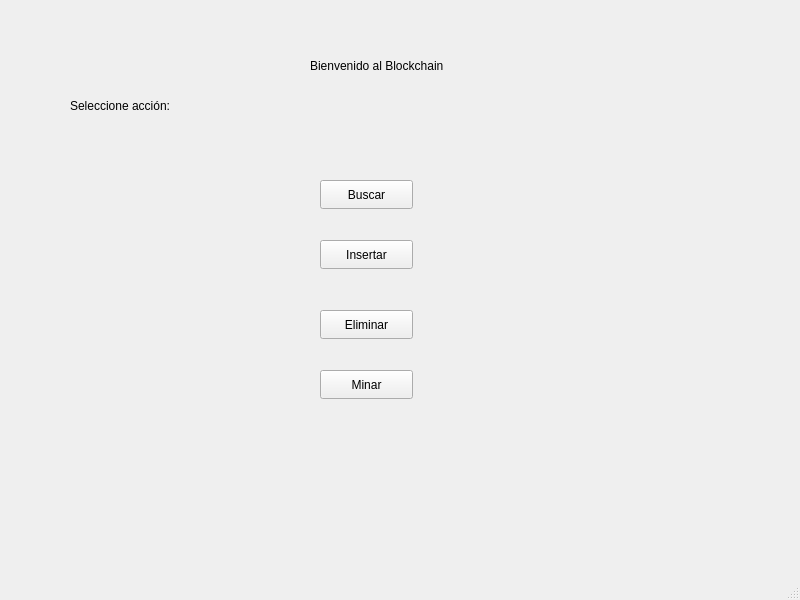
<?xml version="1.0" encoding="UTF-8"?>
<ui version="4.0">
 <class>MainWindow</class>
 <widget class="QMainWindow" name="MainWindow">
  <property name="geometry">
   <rect>
    <x>0</x>
    <y>0</y>
    <width>800</width>
    <height>600</height>
   </rect>
  </property>
  <property name="windowTitle">
   <string>MainWindow</string>
  </property>
  <widget class="QWidget" name="centralwidget">
   <widget class="QLabel" name="label">
    <property name="geometry">
     <rect>
      <x>310</x>
      <y>50</y>
      <width>181</width>
      <height>31</height>
     </rect>
    </property>
    <property name="text">
     <string>Bienvenido al Blockchain</string>
    </property>
   </widget>
   <widget class="QLabel" name="label_2">
    <property name="geometry">
     <rect>
      <x>70</x>
      <y>90</y>
      <width>181</width>
      <height>31</height>
     </rect>
    </property>
    <property name="text">
     <string>Seleccione acción:</string>
    </property>
   </widget>
   <widget class="QPushButton" name="btn_buscar">
    <property name="geometry">
     <rect>
      <x>320</x>
      <y>180</y>
      <width>93</width>
      <height>29</height>
     </rect>
    </property>
    <property name="text">
     <string>Buscar</string>
    </property>
   </widget>
   <widget class="QPushButton" name="btn_minar">
    <property name="geometry">
     <rect>
      <x>320</x>
      <y>370</y>
      <width>93</width>
      <height>29</height>
     </rect>
    </property>
    <property name="text">
     <string>Minar</string>
    </property>
   </widget>
   <widget class="QPushButton" name="btn_eliminar">
    <property name="geometry">
     <rect>
      <x>320</x>
      <y>310</y>
      <width>93</width>
      <height>29</height>
     </rect>
    </property>
    <property name="text">
     <string>Eliminar</string>
    </property>
   </widget>
   <widget class="QPushButton" name="btn_insertar">
    <property name="geometry">
     <rect>
      <x>320</x>
      <y>240</y>
      <width>93</width>
      <height>29</height>
     </rect>
    </property>
    <property name="text">
     <string>Insertar</string>
    </property>
   </widget>
  </widget>
  <widget class="QMenuBar" name="menubar">
   <property name="geometry">
    <rect>
     <x>0</x>
     <y>0</y>
     <width>800</width>
     <height>26</height>
    </rect>
   </property>
  </widget>
  <widget class="QStatusBar" name="statusbar"/>
 </widget>
 <resources/>
 <connections/>
</ui>
